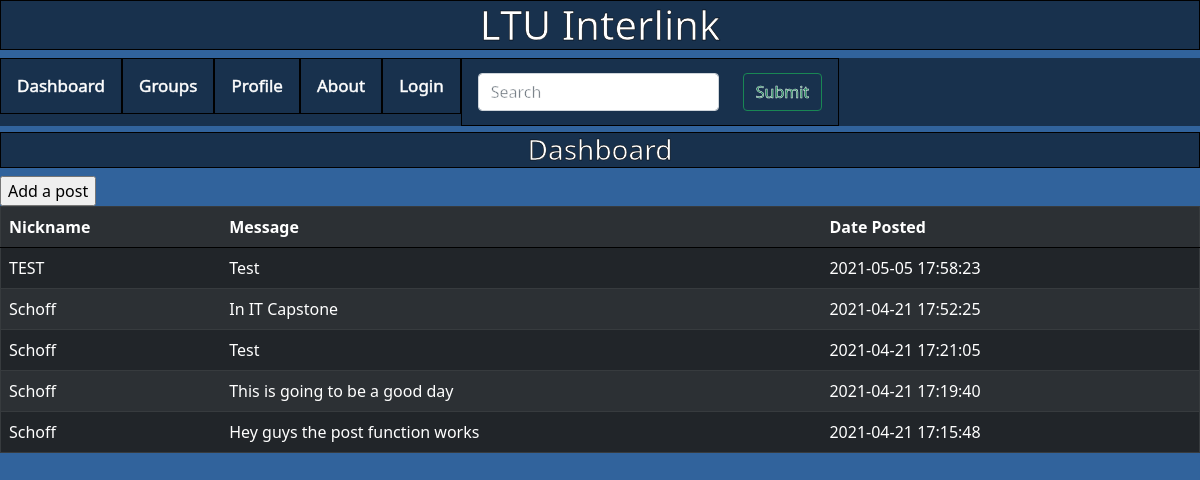
Screenshot of /Dashboard.php with the database file from the repository.
### tables this page shows
CREATE TABLE IF NOT EXISTS `post` (
  `postid` int NOT NULL AUTO_INCREMENT,
  `message` varchar(256) NOT NULL,
  `dateposted` datetime NOT NULL DEFAULT CURRENT_TIMESTAMP,
  `file` varchar(32) DEFAULT NULL,
  `userid` int NOT NULL,
  PRIMARY KEY (`postid`),
  KEY `userid` (`userid`)
);

CREATE TABLE IF NOT EXISTS `user` (
  `userid` int NOT NULL AUTO_INCREMENT,
  `nickname` varchar(32) NOT NULL,
  `password` varchar(32) NOT NULL,
  `email` varchar(32) NOT NULL,
  `profilepicture` varchar(32) DEFAULT NULL,
  `bio` varchar(128) DEFAULT NULL,
  `fname` varchar(32) DEFAULT NULL,
  `lname` varchar(32) DEFAULT NULL,
  `dob` date DEFAULT NULL,
  PRIMARY KEY (`userid`)
);

### Dashboard.php (the view, shortened to what this page needs)
<?php
include 'Connection.php';
$sqlget = "SELECT post.message, post.dateposted, user.nickname FROM post LEFT JOIN user ON post.userid = user.userid ORDER BY post.dateposted DESC;";
$sqldata = mysqli_query($conn,$sqlget) or die("Error getting data");
if (isset($_SESSION["user"]) && !empty($_SESSION["user"])){
	echo "<!doctype html>
	<html>
	<head>
	<meta charset='utf-8'>
	<title>LTU Interlink</title>
		<link href = 'Dashboard.php'>
		<link href = 'Dashboard.php' rel = 'connection'>
		<link href='//maxcdn.bootstrapcdn.com/bootstrap/4.1.1/css/bootstrap.min.css' rel='stylesheet' id='bootstrap-css'>
		<link href='https://cdn.jsdelivr.net/npm/bootstrap@5.0.0-beta3/dist/css/bootstrap.min.css' rel='stylesheet'>
		<link href = 'Style.css' rel = 'stylesheet'>
	</head>
	<body>
		<h1 class = 'header'> LTU Interlink</h1>
		<div class='topnav'>
			<a class='dash' href='Dashboard.php'>Dashboard</a>
			<a class='dash' href='CreateGroup.php'>Groups</a>
			<a class='dash' href='Profile.html'>Profile</a>
			<a class='dash' href='About.php'>About</a>
			<a class='dash' href='Logout.php'>Logout</a>
			<a style = 'width'>
				<form class='dash' action = 'SearchAction.php'>
					<input class='form-control me-2'  id = 'input' name = 'input' type='text' placeholder='Search' aria-label='Search' style = 'width: 70%; float: left'>
					<input class='btn btn-outline-success' type='submit' style='float: right'>
				</form>
			</a>
		</div>
		<h3 class='title'>Dashboard</h3>
		<form method='post' action='NewPost.php'>
			<input type='submit' value='Add a post'>
		</form>
	</body>
	</html>";
	}
else{
	echo "<!doctype html>
	<html>
	<head>
	<meta charset='utf-8'>
	<title>LTU Interlink</title>
		<link href = 'Dashboard.php'>
		<link href = 'Dashboard.php' rel = 'connection'>
		<link href='https://cdn.jsdelivr.net/npm/bootstrap@5.0.0-beta3/dist/css/bootstrap.min.css' rel='stylesheet'>
		<link href = 'Style.css' rel = 'stylesheet'>
	</head>
	<body>
		<h1 class = 'header'>LTU Interlink</h1>
		<div class='topnav'>
			<a class='dash' href='Dashboard.php'>Dashboard</a>
			<a class='dash' href='CreateGroup.php'>Groups</a>
			<a class='dash' href='Profile.php'>Profile</a>
			<a class='dash' href='About.php'>About</a>
			<a class='dash' href='Login.php'>Login</a>
			<a style = 'width'>
				<form class='dash' action = 'SearchAction.php'>
					<input class='form-control me-2'  id = 'input' name = 'input' type='text' placeholder='Search' aria-label='Search' style = 'width: 70%; float: left'>
					<input class='btn btn-outline-success' type='submit' style='float: right'>
				</form>
			</a>
		</div>
		<h3 class='title'>Dashboard</h3>
		<form method='post' action='NewPost.php'>
			<input type='submit' value='Add a post'>
		</form>
	</body>
	</html>";
	}
echo "<table class='table table-dark table-striped'>";
echo "<tr><th>Nickname</th><th>Message</th><th>Date Posted</th></tr>";
while ($row = mysqli_fetch_array($sqldata, MYSQLI_ASSOC)){
	echo "<tr><td>";
	echo $row['nickname'];
	echo "</td><td>";
	echo $row['message'];
	echo "</td><td>";
	echo $row['dateposted'];
	echo "</td></tr>";
}
echo "</table>";
?>

### Style.css (style rules this page uses)
body { background-color: #31639C; width: 100%; height: 100%; }
.header { background-color: rgba(0, 0, 0, 0.5); color: white; text-align: center; border: 1px solid black; -webkit-text-stroke: .5px black; }
h3 { background-color: rgba(0, 0, 0, 0.5); color: white; text-align: left; border: 1px solid black; -webkit-text-stroke: .5px black; }
.topnav { align-items: center; background-color: rgba(0, 0, 0, 0.5); overflow: hidden; display: inline-block; width: 100%; -webkit-text-stroke: .5px white; font-weight: 500; }
.topnav a { float: left; color: white; text-align: center; padding: 14px 16px; text-decoration: none; font-size: 17px; border: 1px solid black }
form { color: white; }
.title { text-align: center; width: auto }
table { border: .75px solid black; background-color: rgba(0, 0, 0, 0.5); color: white; }
th { border-bottom: 1px solid black; }
td { height: 70%; }

### rows the page displays
post: userid.nickname "TEST", message "Test", dateposted "2021-05-05 17:58:23"
post: userid.nickname "Schoff", message "In IT Capstone", dateposted "2021-04-21 17:52:25"
post: userid.nickname "Schoff", message "Test", dateposted "2021-04-21 17:21:05"
post: userid.nickname "Schoff", message "This is going to be a good day", dateposted "2021-04-21 17:19:40"
post: userid.nickname "Schoff", message "Hey guys the post function works", dateposted "2021-04-21 17:15:48"
